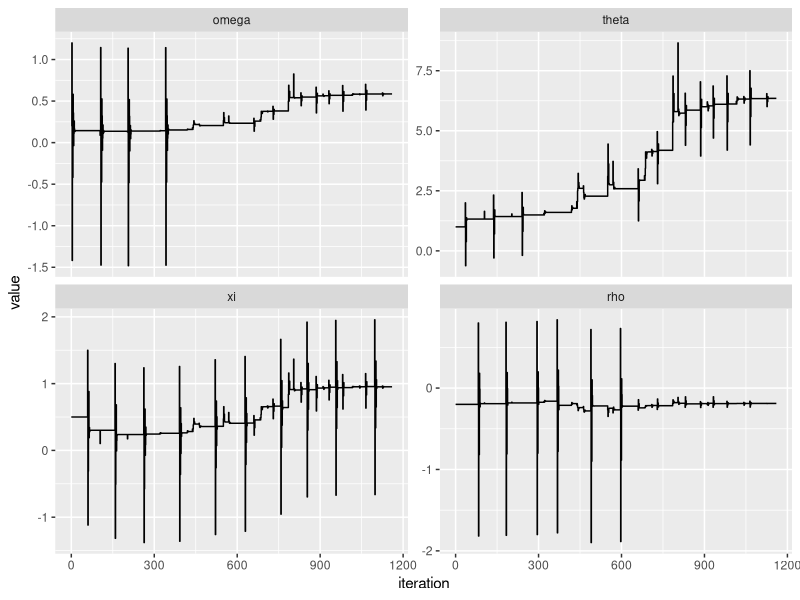

The R source for this figure:
require(data.table)
require(reshape)
require(ggplot2)

res <- data.table(read.csv("../io/out.csv"))
mres <- data.table(melt(res, id.vars='iteration'))
qplot(iteration, value, data = mres[variable != "likelihood"], geom='step') +
    facet_wrap(~variable, ncol=2, scales="free_y")
